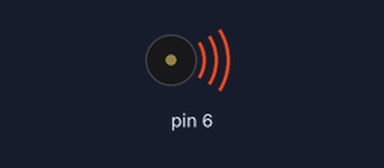
Bench run of a sketch on a simulated Arduino Uno, built with avr-gcc and run on an emulated ATmega328P. Parts: buzzer (waves = sounding).

Above: at 0.8 s.
At 3.71 s:
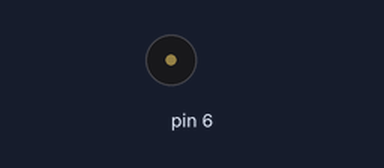
Timing chart, 0 to 5.5 s (numbered marks = the images above):
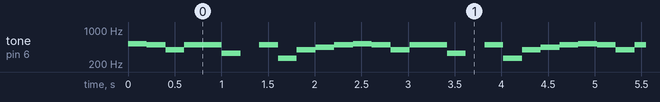

Measured:
- by itself, tone on pin 6: repeats every 2.4 s: 493 Hz 0.20 s, 392 Hz 0.20 s, 493 Hz 0.40 s, 329 Hz 0.20 s, silent 0.20 s, 493 Hz 0.20 s, 261 Hz 0.20 s, 392 Hz 0.20 s, 440 Hz 0.20 s, 493 Hz 0.20 s, 523 Hz 0.20 s, until it stays silent from 12.1 s

The sketch:

Piezo06TuneArray.ino
```cpp
/* TuneArray uses an array (list) of numbers to determine the notes of a tune, making
* it much simpler than the Tune sketch, incorporating a loop which visits
* each entry in the list in turn.
* See https://github.com/ShrimpingIt/projects/tree/master/sketchbook/shrimpingit/piezo for the other examples in this series
*/
int noteLength = 200;
int pauseLength = 1;

int NUM_NOTES = 12;
int notes[] = {523,493,392,493,493,329,0,493,261,392,440,493};

void setup(){
  pinMode(6,OUTPUT);
}

void loop(){

  for(int idx = 0; idx < NUM_NOTES; idx++){
    tone(6, notes[idx]);
    delay(noteLength);
    noTone(6);
    delay(pauseLength);
  }

  while(millis() > 10000){ //after 10 seconds, stays in this loop, silenced
      //do nothing
  }

}
```
